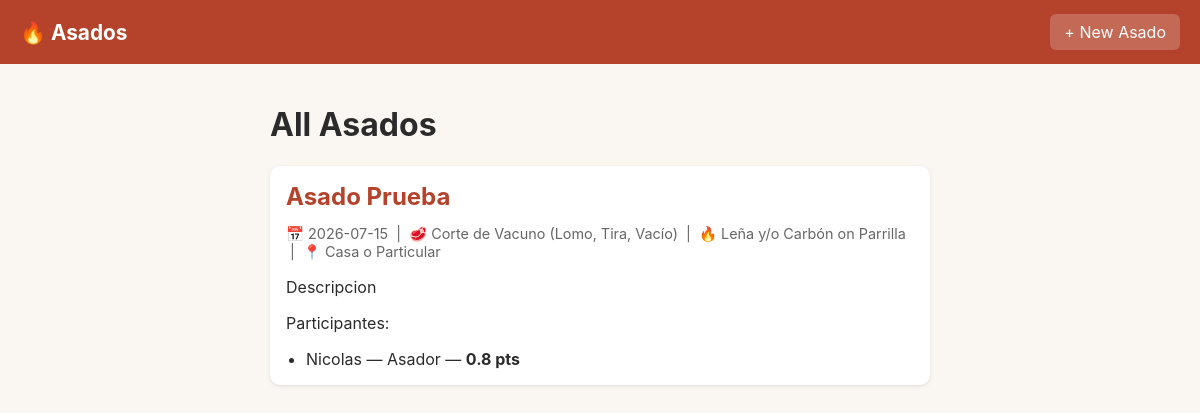
The page / on the database its author committed.
### tables this page shows
CREATE TABLE asados (
    id INTEGER PRIMARY KEY AUTOINCREMENT,
    date TEXT NOT NULL,                -- stored as 'YYYY-MM-DD' text (SQLite has no native date type)
    nombre TEXT NOT NULL,              -- the fun/creative name of the asado
    description TEXT,                  -- optional (no NOT NULL constraint), can be empty
    tipo_carne TEXT NOT NULL,          -- e.g. "VacÃ­o", "Chorizo", etc.
    coccion TEXT NOT NULL,             -- e.g. "A las brasas", "Ahumado"
    superficie TEXT NOT NULL,          -- e.g. "Parrilla", "Plancha", "Disco"
    local TEXT NOT NULL,               -- e.g. "Casa", "Restaurante", "Quincho"
    location TEXT,                     -- free text: address / place name (optional)
    latitude REAL,                     -- geographic coordinate from the map picker (optional)
    longitude REAL,                    -- geographic coordinate from the map picker (optional)
    people INTEGER,                    -- total headcount at the asado
    total_weight REAL                  -- total kg of meat (REAL = decimal number in SQLite)
);

CREATE TABLE participations (
    id INTEGER PRIMARY KEY AUTOINCREMENT,
    asado_id INTEGER NOT NULL,     -- which asado this participation belongs to
    user_id INTEGER NOT NULL,      -- which user this participation belongs to
    rol TEXT NOT NULL,             -- e.g. "Asador", "Ayudante", "Invitado", "AnfitriÃ³n"
    points REAL NOT NULL,          -- calculated at creation time and FROZEN (never recalculated later)

    -- FOREIGN KEY = tells the database "this column must match an id that
    -- really exists in the other table". This prevents orphaned data, like
    -- a participation pointing to an asado that doesn't exist.
    FOREIGN KEY (asado_id) REFERENCES asados (id),
    FOREIGN KEY (user_id) REFERENCES users (id)
);

CREATE TABLE users (
    id INTEGER PRIMARY KEY AUTOINCREMENT,  -- unique numeric ID, auto-generated
    username TEXT UNIQUE NOT NULL          -- must be unique, cannot be empty
    -- NOTE: no password field yet â€” that comes in Phase 2 (login system).
    -- For now we just need to be able to reference "who" participated.
);

### app.py (the view)
@app.route("/")
def index():
    db = get_db()
    asados = db.execute(
        "SELECT * FROM asados ORDER BY date DESC"
    ).fetchall()
    asados_with_participants = []
    for asado in asados:
        participants = db.execute(
            """
            SELECT users.username, participations.rol, participations.points
            FROM participations
            JOIN users ON participations.user_id = users.id
            WHERE participations.asado_id = ?
            """,
            (asado["id"],),
        ).fetchall()
        asados_with_participants.append({"asado": asado, "participants": participants})
    return render_template("index.html", asados=asados_with_participants)

### app.py (called while the page is built)
def get_db():
    if "db" not in g:
        g.db = sqlite3.connect(DATABASE)
        g.db.row_factory = sqlite3.Row
    return g.db

### templates/index.html (shortened to what this page needs)
{% extends "base.html" %}
{% block content %}
<h1>All Asados</h1>
<div class="asado-list">
    {% for item in asados %}
        <div class="asado-card">
            <h2><a href="{{ url_for('view_asado', asado_id=item.asado.id) }}">{{ item.asado.nombre }}</a></h2>
            <p class="asado-meta">
                📅 {{ item.asado.date }} &nbsp;|&nbsp;
                🥩 {{ item.asado.tipo_carne }} &nbsp;|&nbsp;
                🔥 {{ item.asado.coccion }} on {{ item.asado.superficie }} &nbsp;|&nbsp;
                📍 {{ item.asado.local }}
            </p>
            {% if item.asado.description %}
                <p class="asado-description">{{ item.asado.description }}</p>
            {% endif %}
            <p class="asado-participants-label">Participantes:</p>
            <ul class="participant-list">
                {% for p in item.participants %}
                    <li>{{ p.username }} — {{ p.rol }} — <strong>{{ p.points }} pts</strong></li>
                {% endfor %}
            </ul>
        </div>
    {% endfor %}
</div>
{% endblock %}

### static/style.css (style rules this page uses)
* { box-sizing: border-box; }
body { font-family: -apple-system, Segoe UI, Roboto, Arial, sans-serif; margin: 0; background-color: #faf6f2; color: #2b2b2b; }
.asado-card { background: white; border-radius: 10px; padding: 16px; margin-bottom: 16px; box-shadow: 0 1px 4px rgba(0, 0, 0, 0.1); }
.asado-card h2 { margin: 0 0 6px 0; }
.asado-card a { color: #b5432b; text-decoration: none; }
.asado-meta { color: #666; font-size: 0.9em; }
.participant-list { margin: 6px 0 0 0; padding-left: 20px; }

### rows shown on the page
asados: asado.nombre "Asado Prueba", asado "2026-07-15", asado.tipo_carne "Corte de Vacuno (Lomo, Tira, Vacío)", asado.coccion "Leña y/o Carbón", asado.superficie "Parrilla", asado.local "Casa o Particular", asado.description "Descripcion"
participations: username "Nicolas", rol "Asador", points "0.8"
